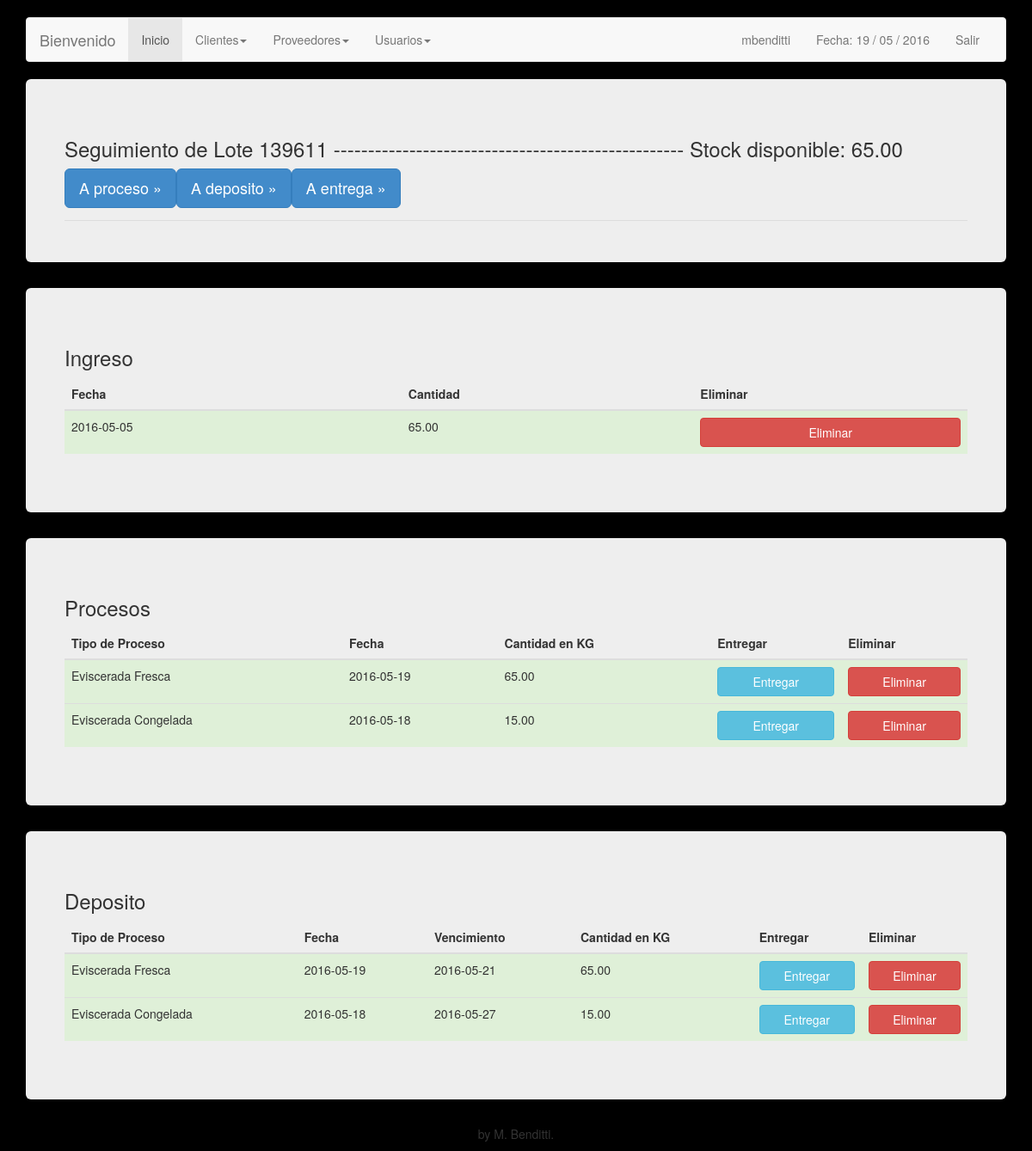
The app's page /seguimiento_lote.php?idLote=139611 (signed in) with its own data.
### tables this page shows
CREATE TABLE IF NOT EXISTS `ingresos` (
  `idIngreso` int(11) NOT NULL AUTO_INCREMENT,
  `idLote` int(11) NOT NULL,
  `fecha` date NOT NULL,
  `cantidad` decimal(7,2) NOT NULL,
  PRIMARY KEY (`idIngreso`),
  KEY `idLote` (`idLote`)
);

CREATE TABLE IF NOT EXISTS `procesos` (
  `idProceso` int(11) NOT NULL AUTO_INCREMENT,
  `idIngreso` int(11) NOT NULL,
  `tipoProceso` int(11) NOT NULL,
  `fecha` date NOT NULL,
  `cantidad` decimal(7,2) NOT NULL,
  PRIMARY KEY (`idProceso`),
  KEY `idLote` (`idIngreso`),
  KEY `tipoProceso` (`tipoProceso`)
);

CREATE TABLE IF NOT EXISTS `tiposprocesos` (
  `idTipoProceso` int(11) NOT NULL AUTO_INCREMENT,
  `descripcion` varchar(50) NOT NULL,
  PRIMARY KEY (`idTipoProceso`)
);

CREATE TABLE IF NOT EXISTS `depositos` (
  `iDeposito` int(11) NOT NULL AUTO_INCREMENT,
  `idProceso` int(11) NOT NULL,
  `fecha` date NOT NULL,
  `vencimiento` date NOT NULL,
  `cantidad` decimal(7,2) NOT NULL,
  PRIMARY KEY (`iDeposito`),
  KEY `idLote` (`idProceso`)
);

### seguimiento_lote.php (the view, shortened to what this page needs)
<?php
include('config.php');
$nlote = $_GET['idLote'];
$link = mysqli_connect ($dbhost, $dbusername, $dbuserpass);
mysqli_select_db($link,$dbname) or die('No se puede seleccionar la base de datos');
$tockQuery = mysqli_query($link,"SELECT (SUM(p.cantidad) - e.cantidad) AS cantidad FROM ingresos i JOIN procesos p ON p.idIngreso = i.idIngreso LEFT JOIN entregas e ON e.idProceso = p.idProceso WHERE idLote = '{$nlote}'")or die(mysql_error());
$tock = mysqli_fetch_array($tockQuery);
$tock = $tock['cantidad'];
$ingresos = mysqli_query($link,"SELECT * FROM ingresos WHERE idLote = '{$nlote}'") or die(mysql_error());
$ingresos2 = mysqli_query($link,"SELECT * FROM ingresos WHERE idLote = '{$nlote}'") or die(mysql_error());
$idIngreso = mysqli_fetch_array($ingresos2);
$idIngreso = $idIngreso['idIngreso'];
if($tock == null){
	$ingresos3 = mysqli_query($link,"SELECT * FROM ingresos WHERE idLote = '{$nlote}'") or die(mysql_error());
	$tock = mysqli_fetch_array($ingresos3);
	$tock = $tock['cantidad'];
}
$procesos = mysqli_query($link,"SELECT * FROM procesos JOIN tiposprocesos ON tipoProceso = idTipoProceso WHERE idIngreso = '{$idIngreso}'") or die(mysql_error());
$depositos = mysqli_query($link,"SELECT * FROM depositos d JOIN procesos p ON d.idProceso = p.idProceso JOIN tiposprocesos tp ON tp.idTipoProceso = p.tipoProceso WHERE idIngreso ={$idIngreso}") or die(mysql_error());
?>
<!DOCTYPE html>
<html lang="en">
  <head>
    <link href="css/bootstrap.min.css" rel="stylesheet">
  </head>
  <body>
    <br>
        <div class="container">
      <div class="navbar navbar-default" role="navigation">
        <div class="container-fluid">
          <div class="navbar-header">
            <a class="navbar-brand" href="#">Bienvenido </a>
          </div>
          <div class="navbar-collapse collapse">
            <ul class="nav navbar-nav">
              <li class="active"><a href="inicio.php">Inicio</a></li>
              <li class="dropdown">
              	<a class="dropdown-toggle" data-toggle="dropdown" href="#">Clientes<span class="caret"></span></a>
              </li>
              <li class="dropdown">
              	<a class="dropdown-toggle" data-toggle="dropdown" href="#">Proveedores<span class="caret"></span></a>
              </li>
			  <?php
					if($_SESSION["permiso"] == 1) {
						?> <li class="dropdown">
              					<a class="dropdown-toggle" data-toggle="dropdown" href="#">Usuarios<span class="caret"></span></a>
              				</li><?php
					}
			  ?>
            </ul>
            <ul class="nav navbar-nav navbar-right">
               <li><a href=""> <?php echo $_SESSION["s_username"]; ?> </a></li>
              <li><a href="">Fecha:
              	<?php
              	echo date("d / m / Y");
              	?></a></li>
              <li><a href="cerrar.php">Salir</a></li>
            </ul>
          </div>
        </div>
      </div>
      <div class="jumbotron">
        <div class="row">
          <h3> Seguimiento de Lote <?php echo $nlote; ?>  ---------------------------------------------------    Stock disponible: <?php echo $tock; ?> </h3>
          <ul class="nav nav-tabs" algin="right">
            <?php if(!isset($_GET['errordat'])){ ?>
			<li><p><a class="btn btn-lg btn-primary" href="form_proceso.php?numLote=<?php echo $idIngreso; ?>" role="button">A proceso &raquo;</a></p></li>
            <li><p><a class="btn btn-lg btn-primary" href="form_deposito.php?numLote=<?php echo $nlote; ?> " role="button">A deposito &raquo;</a></p></li>
            <li><p><a class="btn btn-lg btn-primary" href="form_entrega.php?numLote=<?php echo $nlote; ?> " role="button">A entrega &raquo;</a></p></li>
          </ul>
          <?php }  ?>
        </div>
      </div>
      <div class="jumbotron">
        <div class="row">
                  <?php if (mysqli_num_rows($ingresos)>0){ ?>
                    <table class="table table-hover">
                      <h3> Ingreso </h3>
                        <thead>
                          	  <th> Fecha </th>
                              <th> Cantidad </th>
							  <?php if($_SESSION["permiso"] == 1) {?> <th> Eliminar </th> <?php }?>
                          </thead>
                          <tbody>
                          	<?php while($arrayIngresos = mysqli_fetch_array($ingresos)){ ?>
                              <tr class="success">
                                  <td> <?php echo $arrayIngresos['fecha']; ?> </td>
                                  <td> <?php echo $arrayIngresos['cantidad']; ?> </td>
								  <?php if($_SESSION["permiso"] == 1) {?>
								  <td>  <a href="eliminar.php?id=<?php echo $arrayIngresos['idIngreso'];?>&tipo=ingreso " role="button"  class="btn btn-danger btn-primary btn-block"> Eliminar </a></td>
								  <?php }?>
                              </tr>
                              <?php } ?>
                          </tbody>
                    <?php } ?>
                  </table>
              </div>
              </div>
			  <?php if (mysqli_num_rows($procesos)>0){ ?>
					<div class="jumbotron">
						<div class="row">
							<table class="table table-hover">
								<h3> Procesos </h3>
								<thead>
									<th> Tipo de Proceso </th>
									<th> Fecha </th>
									<th> Cantidad en KG </th>
									<th> Entregar </th>
									<?php if($_SESSION["permiso"] == 1) {?> <th> Eliminar </th> <?php }?>
								</thead>
								<tbody>
									<?php while($arrayProcesos = mysqli_fetch_array($procesos)){ ?>
									<tr class="success">
										<td> <?php echo $arrayProcesos['descripcion']; ?> </td>
										<td> <?php echo $arrayProcesos['fecha']; ?> </td>
										<td> <?php echo $arrayProcesos['cantidad']; ?> </td>
										<td>  <a href="form_entrega.php?id=<?php echo $arrayProcesos['idProceso'];?>&tipo=proceso " role="button"  class="btn btn-info btn-primary btn-block"> Entregar </a></td>
										<?php if($_SESSION["permiso"] == 1) {?>
										<td>  <a href="eliminar.php?id=<?php echo $arrayProcesos['idProceso'];?>&tipo=proceso " role="button"  class="btn btn-danger btn-primary btn-block"> Eliminar </a></td>
										<?php }?>
									</tr>
									<?php } ?>
								</tbody>
					<?php } ?>
							</table>
						</div>
					</div>
					<?php if (mysqli_num_rows($depositos)>0){ ?>
					<div class="jumbotron">
						<div class="row">
							<table class="table table-hover">
								<h3> Deposito </h3>
								<thead>
									<th> Tipo de Proceso </th>
									<th> Fecha </th>
									<th> Vencimiento </th>
									<th> Cantidad en KG </th>
									<th> Entregar </th>
									<?php if($_SESSION["permiso"] == 1) {?> <th> Eliminar </th> <?php }?>
								</thead>
								<tbody>
									<?php while($arrayDepositos = mysqli_fetch_array($depositos)){ ?>
									<tr class="success">
										<td> <?php echo $arrayDepositos['descripcion']; ?> </td>
										<td> <?php echo $arrayDepositos['fecha']; ?> </td>
										<td> <?php echo $arrayDepositos['vencimiento']; ?> </td>
										<td> <?php echo $arrayDepositos['cantidad']; ?> </td>
										<td>  <a href="form_entrega.php?id=<?php echo $arrayDepositos['iDeposito'];?>&tipo=deposito " role="button"  class="btn btn-info btn-primary btn-block"> Entregar </a></td>
										<?php if($_SESSION["permiso"] == 1) {?>
										<td>  <a href="eliminar.php?id=<?php echo $arrayDepositos['iDeposito'];?>&tipo=deposito " role="button"  class="btn btn-danger btn-primary btn-block"> Eliminar </a></td>
										<?php }?>
									</tr>
									<?php } ?>
								</tbody>
					<?php } ?>
							</table>
						</div>
					</div>
						</div>
    <p align="center"> by M. Benditti. </p>
  </body>
</html>

### seguimiento_lote.php (style rules this page uses)
body { background: #000; }

### records on screen
ingresos: cantidad "65.00", fecha "2016-05-05"
procesos: tipoProceso.descripcion "Eviscerada Fresca", fecha "2016-05-19", cantidad "65.00"
procesos: tipoProceso.descripcion "Eviscerada Congelada", fecha "2016-05-18", cantidad "15.00"
depositos: tiposprocesos.descripcion "Eviscerada Fresca", idProceso.fecha "2016-05-19", vencimiento "2016-05-21", idProceso.cantidad "65.00"
depositos: tiposprocesos.descripcion "Eviscerada Congelada", idProceso.fecha "2016-05-18", vencimiento "2016-05-27", idProceso.cantidad "15.00"

### other values on screen
$_SESSION["s_username"] "mbenditti"
$nlote "139611"
